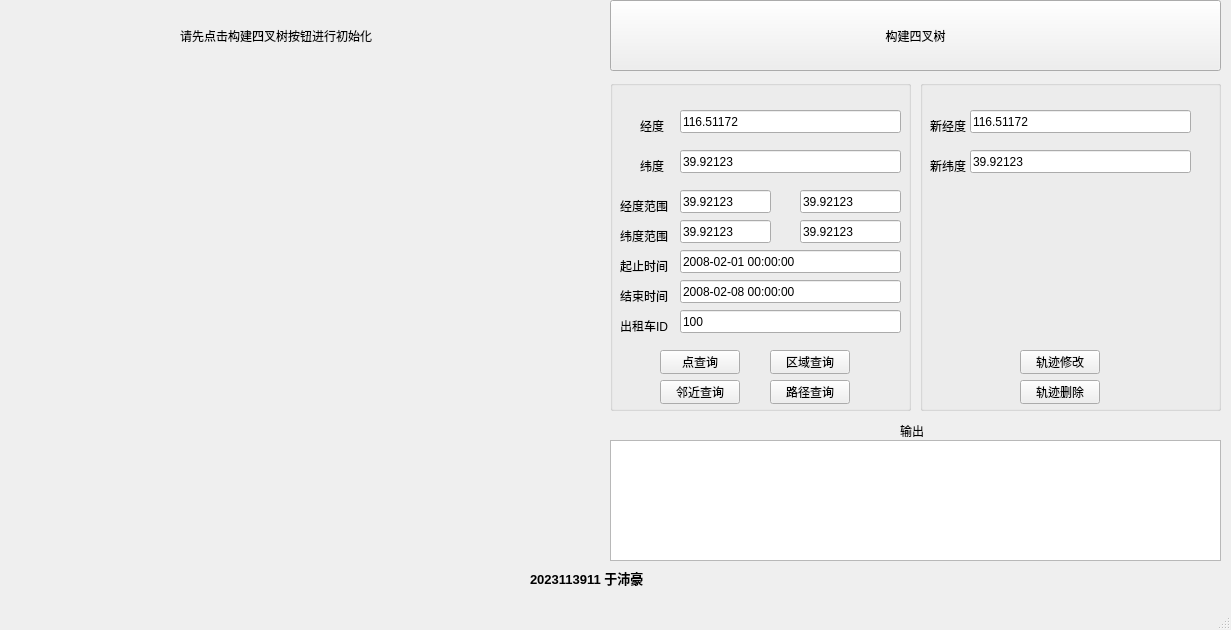
<?xml version="1.0" encoding="UTF-8"?>
<ui version="4.0">
 <class>MainWindow</class>
 <widget class="QMainWindow" name="MainWindow">
  <property name="geometry">
   <rect>
    <x>0</x>
    <y>0</y>
    <width>1231</width>
    <height>630</height>
   </rect>
  </property>
  <property name="windowTitle">
   <string>基于四叉树的轨迹管理系统</string>
  </property>
  <widget class="QWidget" name="centralwidget">
   <widget class="QLabel" name="label">
    <property name="geometry">
     <rect>
      <x>0</x>
      <y>0</y>
      <width>591</width>
      <height>561</height>
     </rect>
    </property>
    <property name="text">
     <string/>
    </property>
    <property name="pixmap">
     <pixmap resource="thepic.qrc">:/new/prefix1/output_plot3.png</pixmap>
    </property>
    <property name="scaledContents">
     <bool>true</bool>
    </property>
   </widget>
   <widget class="QLabel" name="label_2">
    <property name="geometry">
     <rect>
      <x>180</x>
      <y>-10</y>
      <width>281</width>
      <height>91</height>
     </rect>
    </property>
    <property name="text">
     <string>请先点击构建四叉树按钮进行初始化</string>
    </property>
   </widget>
   <widget class="QLabel" name="label_3">
    <property name="geometry">
     <rect>
      <x>900</x>
      <y>410</y>
      <width>31</width>
      <height>41</height>
     </rect>
    </property>
    <property name="text">
     <string>输出</string>
    </property>
   </widget>
   <widget class="QTextEdit" name="textEdit">
    <property name="geometry">
     <rect>
      <x>610</x>
      <y>440</y>
      <width>611</width>
      <height>121</height>
     </rect>
    </property>
   </widget>
   <widget class="QLineEdit" name="lineEdit">
    <property name="geometry">
     <rect>
      <x>680</x>
      <y>110</y>
      <width>221</width>
      <height>23</height>
     </rect>
    </property>
    <property name="text">
     <string>116.51172</string>
    </property>
   </widget>
   <widget class="QLineEdit" name="lineEdit_2">
    <property name="geometry">
     <rect>
      <x>680</x>
      <y>150</y>
      <width>221</width>
      <height>23</height>
     </rect>
    </property>
    <property name="text">
     <string>39.92123</string>
    </property>
   </widget>
   <widget class="QPushButton" name="pushButton">
    <property name="geometry">
     <rect>
      <x>660</x>
      <y>350</y>
      <width>80</width>
      <height>24</height>
     </rect>
    </property>
    <property name="text">
     <string>点查询</string>
    </property>
   </widget>
   <widget class="QPushButton" name="pushButton_2">
    <property name="geometry">
     <rect>
      <x>610</x>
      <y>0</y>
      <width>611</width>
      <height>71</height>
     </rect>
    </property>
    <property name="text">
     <string>构建四叉树</string>
    </property>
   </widget>
   <widget class="QLabel" name="label_4">
    <property name="geometry">
     <rect>
      <x>640</x>
      <y>110</y>
      <width>81</width>
      <height>31</height>
     </rect>
    </property>
    <property name="text">
     <string>经度</string>
    </property>
   </widget>
   <widget class="QLabel" name="label_5">
    <property name="geometry">
     <rect>
      <x>640</x>
      <y>150</y>
      <width>81</width>
      <height>31</height>
     </rect>
    </property>
    <property name="text">
     <string>纬度</string>
    </property>
   </widget>
   <widget class="QLineEdit" name="lineEdit_3">
    <property name="geometry">
     <rect>
      <x>680</x>
      <y>190</y>
      <width>91</width>
      <height>23</height>
     </rect>
    </property>
    <property name="text">
     <string>39.92123</string>
    </property>
   </widget>
   <widget class="QLineEdit" name="lineEdit_4">
    <property name="geometry">
     <rect>
      <x>680</x>
      <y>220</y>
      <width>91</width>
      <height>23</height>
     </rect>
    </property>
    <property name="text">
     <string>39.92123</string>
    </property>
   </widget>
   <widget class="QLineEdit" name="lineEdit_5">
    <property name="geometry">
     <rect>
      <x>800</x>
      <y>190</y>
      <width>101</width>
      <height>23</height>
     </rect>
    </property>
    <property name="text">
     <string>39.92123</string>
    </property>
   </widget>
   <widget class="QLineEdit" name="lineEdit_6">
    <property name="geometry">
     <rect>
      <x>800</x>
      <y>220</y>
      <width>101</width>
      <height>23</height>
     </rect>
    </property>
    <property name="text">
     <string>39.92123</string>
    </property>
   </widget>
   <widget class="QPushButton" name="pushButton_3">
    <property name="geometry">
     <rect>
      <x>770</x>
      <y>350</y>
      <width>80</width>
      <height>24</height>
     </rect>
    </property>
    <property name="text">
     <string>区域查询</string>
    </property>
   </widget>
   <widget class="QLineEdit" name="lineEdit_7">
    <property name="geometry">
     <rect>
      <x>680</x>
      <y>250</y>
      <width>221</width>
      <height>23</height>
     </rect>
    </property>
    <property name="text">
     <string>2008-02-01 00:00:00</string>
    </property>
   </widget>
   <widget class="QPushButton" name="pushButton_4">
    <property name="geometry">
     <rect>
      <x>660</x>
      <y>380</y>
      <width>80</width>
      <height>24</height>
     </rect>
    </property>
    <property name="text">
     <string>邻近查询</string>
    </property>
   </widget>
   <widget class="QLineEdit" name="lineEdit_8">
    <property name="geometry">
     <rect>
      <x>680</x>
      <y>280</y>
      <width>221</width>
      <height>23</height>
     </rect>
    </property>
    <property name="text">
     <string>2008-02-08 00:00:00</string>
    </property>
   </widget>
   <widget class="QLineEdit" name="lineEdit_9">
    <property name="geometry">
     <rect>
      <x>680</x>
      <y>310</y>
      <width>221</width>
      <height>23</height>
     </rect>
    </property>
    <property name="text">
     <string>100</string>
    </property>
   </widget>
   <widget class="QPushButton" name="pushButton_5">
    <property name="geometry">
     <rect>
      <x>770</x>
      <y>380</y>
      <width>80</width>
      <height>24</height>
     </rect>
    </property>
    <property name="text">
     <string>路径查询</string>
    </property>
   </widget>
   <widget class="QLabel" name="label_8">
    <property name="geometry">
     <rect>
      <x>620</x>
      <y>220</y>
      <width>81</width>
      <height>31</height>
     </rect>
    </property>
    <property name="text">
     <string>纬度范围</string>
    </property>
   </widget>
   <widget class="QLabel" name="label_9">
    <property name="geometry">
     <rect>
      <x>620</x>
      <y>190</y>
      <width>81</width>
      <height>31</height>
     </rect>
    </property>
    <property name="text">
     <string>经度范围</string>
    </property>
   </widget>
   <widget class="QLabel" name="label_10">
    <property name="geometry">
     <rect>
      <x>620</x>
      <y>250</y>
      <width>81</width>
      <height>31</height>
     </rect>
    </property>
    <property name="text">
     <string>起止时间</string>
    </property>
   </widget>
   <widget class="QLabel" name="label_11">
    <property name="geometry">
     <rect>
      <x>620</x>
      <y>280</y>
      <width>81</width>
      <height>31</height>
     </rect>
    </property>
    <property name="text">
     <string>结束时间</string>
    </property>
   </widget>
   <widget class="QLabel" name="label_12">
    <property name="geometry">
     <rect>
      <x>620</x>
      <y>310</y>
      <width>81</width>
      <height>31</height>
     </rect>
    </property>
    <property name="text">
     <string>出租车ID</string>
    </property>
   </widget>
   <widget class="QGroupBox" name="groupBox">
    <property name="geometry">
     <rect>
      <x>610</x>
      <y>80</y>
      <width>301</width>
      <height>331</height>
     </rect>
    </property>
    <property name="title">
     <string/>
    </property>
   </widget>
   <widget class="QGroupBox" name="groupBox_2">
    <property name="geometry">
     <rect>
      <x>920</x>
      <y>80</y>
      <width>301</width>
      <height>331</height>
     </rect>
    </property>
    <property name="title">
     <string/>
    </property>
    <widget class="QPushButton" name="pushButton_6">
     <property name="geometry">
      <rect>
       <x>100</x>
       <y>270</y>
       <width>80</width>
       <height>24</height>
      </rect>
     </property>
     <property name="text">
      <string>轨迹修改</string>
     </property>
    </widget>
    <widget class="QLineEdit" name="lineEdit_10">
     <property name="geometry">
      <rect>
       <x>50</x>
       <y>70</y>
       <width>221</width>
       <height>23</height>
      </rect>
     </property>
     <property name="text">
      <string>39.92123</string>
     </property>
    </widget>
    <widget class="QLabel" name="label_7">
     <property name="geometry">
      <rect>
       <x>10</x>
       <y>30</y>
       <width>81</width>
       <height>31</height>
      </rect>
     </property>
     <property name="text">
      <string>新经度</string>
     </property>
    </widget>
    <widget class="QLabel" name="label_13">
     <property name="geometry">
      <rect>
       <x>10</x>
       <y>70</y>
       <width>81</width>
       <height>31</height>
      </rect>
     </property>
     <property name="text">
      <string>新纬度</string>
     </property>
    </widget>
    <widget class="QLineEdit" name="lineEdit_11">
     <property name="geometry">
      <rect>
       <x>50</x>
       <y>30</y>
       <width>221</width>
       <height>23</height>
      </rect>
     </property>
     <property name="text">
      <string>116.51172</string>
     </property>
    </widget>
    <widget class="QPushButton" name="pushButton_7">
     <property name="geometry">
      <rect>
       <x>100</x>
       <y>300</y>
       <width>80</width>
       <height>24</height>
      </rect>
     </property>
     <property name="text">
      <string>轨迹删除</string>
     </property>
    </widget>
   </widget>
   <widget class="QLabel" name="label_6">
    <property name="geometry">
     <rect>
      <x>530</x>
      <y>570</y>
      <width>171</width>
      <height>16</height>
     </rect>
    </property>
    <property name="font">
     <font>
      <pointsize>10</pointsize>
      <bold>true</bold>
     </font>
    </property>
    <property name="text">
     <string>2023113911 于沛豪</string>
    </property>
   </widget>
   <zorder>groupBox</zorder>
   <zorder>label</zorder>
   <zorder>label_2</zorder>
   <zorder>label_3</zorder>
   <zorder>textEdit</zorder>
   <zorder>lineEdit</zorder>
   <zorder>lineEdit_2</zorder>
   <zorder>pushButton</zorder>
   <zorder>pushButton_2</zorder>
   <zorder>label_4</zorder>
   <zorder>label_5</zorder>
   <zorder>lineEdit_3</zorder>
   <zorder>lineEdit_4</zorder>
   <zorder>lineEdit_5</zorder>
   <zorder>lineEdit_6</zorder>
   <zorder>pushButton_3</zorder>
   <zorder>lineEdit_7</zorder>
   <zorder>pushButton_4</zorder>
   <zorder>lineEdit_8</zorder>
   <zorder>lineEdit_9</zorder>
   <zorder>pushButton_5</zorder>
   <zorder>label_8</zorder>
   <zorder>label_9</zorder>
   <zorder>label_10</zorder>
   <zorder>label_11</zorder>
   <zorder>label_12</zorder>
   <zorder>label_6</zorder>
   <zorder>groupBox_2</zorder>
  </widget>
  <widget class="QMenuBar" name="menubar">
   <property name="geometry">
    <rect>
     <x>0</x>
     <y>0</y>
     <width>1231</width>
     <height>21</height>
    </rect>
   </property>
  </widget>
  <widget class="QStatusBar" name="statusbar"/>
 </widget>
 <resources>
  <include location="thepic.qrc"/>
 </resources>
 <connections/>
</ui>
